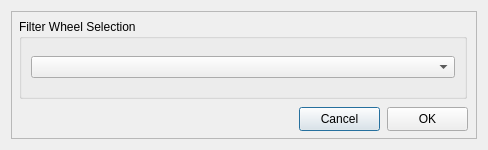
<?xml version="1.0" encoding="UTF-8"?>
<ui version="4.0">
 <class>X2FilterWheel</class>
 <widget class="QDialog" name="X2FilterWheel">
  <property name="geometry">
   <rect>
    <x>0</x>
    <y>0</y>
    <width>488</width>
    <height>150</height>
   </rect>
  </property>
  <property name="minimumSize">
   <size>
    <width>488</width>
    <height>150</height>
   </size>
  </property>
  <property name="maximumSize">
   <size>
    <width>488</width>
    <height>150</height>
   </size>
  </property>
  <property name="windowTitle">
   <string>PlayerOne Filter Wheel</string>
  </property>
  <layout class="QVBoxLayout" name="verticalLayout_6">
   <item>
    <widget class="X2Form" name="X2Form">
     <property name="frameShape">
      <enum>QFrame::StyledPanel</enum>
     </property>
     <property name="frameShadow">
      <enum>QFrame::Raised</enum>
     </property>
     <widget class="QGroupBox" name="groupBox">
      <property name="geometry">
       <rect>
        <x>8</x>
        <y>8</y>
        <width>448</width>
        <height>80</height>
       </rect>
      </property>
      <property name="title">
       <string>Filter Wheel Selection</string>
      </property>
      <layout class="QVBoxLayout" name="verticalLayout">
       <item>
        <widget class="QComboBox" name="comboBox"/>
       </item>
      </layout>
     </widget>
     <widget class="QPushButton" name="pushButtonCancel">
      <property name="geometry">
       <rect>
        <x>288</x>
        <y>96</y>
        <width>81</width>
        <height>24</height>
       </rect>
      </property>
      <property name="text">
       <string>Cancel</string>
      </property>
     </widget>
     <widget class="QPushButton" name="pushButtonOK">
      <property name="geometry">
       <rect>
        <x>376</x>
        <y>96</y>
        <width>81</width>
        <height>24</height>
       </rect>
      </property>
      <property name="text">
       <string>OK</string>
      </property>
     </widget>
    </widget>
   </item>
  </layout>
 </widget>
 <customwidgets>
  <customwidget>
   <class>X2Form</class>
   <extends>QFrame</extends>
   <header>x2form.h</header>
   <container>1</container>
  </customwidget>
 </customwidgets>
 <resources/>
 <connections/>
</ui>
